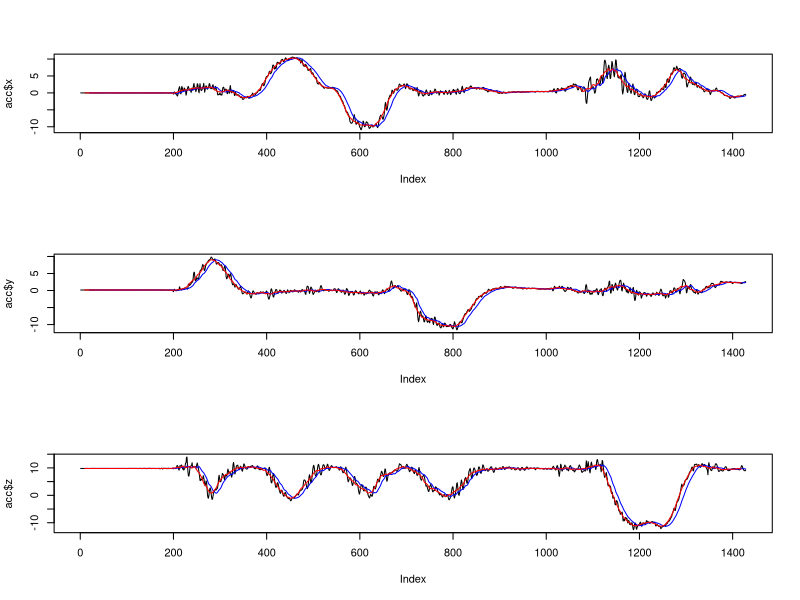

Reproduce this figure in R.
acc <- read.table("acc.txt", sep = "\t")
ori <- read.table("orient.txt", sep = "\t")
colnames(acc) <- c("deviceID", "sensorName", "x", "y", "z")
par(mfrow=c(3,1))
plot(acc$x, type = "l")
lines(filter(acc$x, rep(1/20, 20), sides = 1), col = "blue")
lines(filter(acc$x, rep(1/20, 20), sides = 2), col = "red")
plot(acc$y, type = "l")
lines(filter(acc$y, rep(1/20, 20), sides = 1), col = "blue")
lines(filter(acc$y, rep(1/20, 20), sides = 2), col = "red")
plot(acc$z, type = "l")
lines(filter(acc$z, rep(1/20, 20), sides = 1), col = "blue")
lines(filter(acc$z, rep(1/20, 20), sides = 2), col = "red")